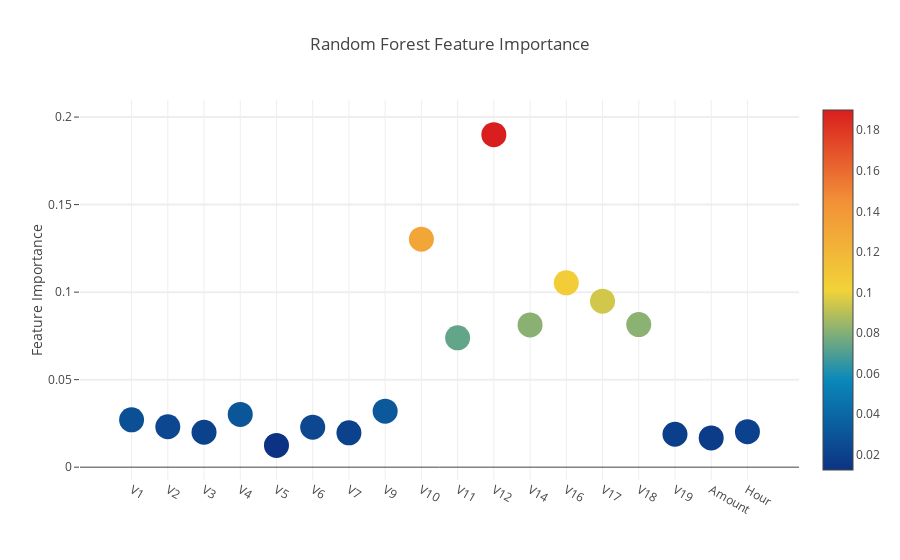

Source (notebook cell):
### Code cell
# Scatter plot
trace = go.Scatter(
    y = feature_dataframe['Random Forest feature importances'].values,
    x = feature_dataframe['features'].values,
    mode='markers',
    marker=dict(
        sizemode = 'diameter',
        sizeref = 1,
        size = 25,
        color = feature_dataframe['Random Forest feature importances'].values,
        colorscale='Portland',
        showscale=True
    ),
    text = feature_dataframe['features'].values
)
data = [trace]

layout= go.Layout(
    autosize= True,
    title= 'Random Forest Feature Importance',
    hovermode= 'closest',
    yaxis=dict(
        title= 'Feature Importance',
        ticklen= 5,
        gridwidth= 2
    ),
    showlegend= False
)
fig = go.Figure(data=data, layout=layout)
py.iplot(fig,filename='scatter2010')

### Figure 1 — Plotly figure (JSON) as saved in the notebook; plotly's stock layout.template omitted (floating-point values rounded to 4 significant figures)
{"data": [{"marker": {"color": [0.02706, 0.02309, 0.01994, 0.03015, 0.01245, 0.02287, 0.01961, 0.03201, 0.1303, 0.0739, 0.19, 0.08129, 0.1053, 0.09482, 0.08147, 0.01882, 0.01671, 0.0203], "colorscale": "Portland", "showscale": true, "size": 25, "sizemode": "diameter", "sizeref": 1}, "mode": "markers", "text": ["V1", "V2", "V3", "V4", "V5", "V6", "V7", "V9", "V10", "V11", "V12", "V14", "V16", "V17", "V18", "V19", "Amount", "Hour"], "type": "scatter", "x": ["V1", "V2", "V3", "V4", "V5", "V6", "V7", "V9", "V10", "V11", "V12", "V14", "V16", "V17", "V18", "V19", "Amount", "Hour"], "y": [0.02706, 0.02309, 0.01994, 0.03015, 0.01245, 0.02287, 0.01961, 0.03201, 0.1303, 0.0739, 0.19, 0.08129, 0.1053, 0.09482, 0.08147, 0.01882, 0.01671, 0.0203]}], "layout": {"autosize": true, "hovermode": "closest", "showlegend": false, "title": "Random Forest Feature Importance", "yaxis": {"gridwidth": 2, "ticklen": 5, "title": "Feature Importance"}}}
